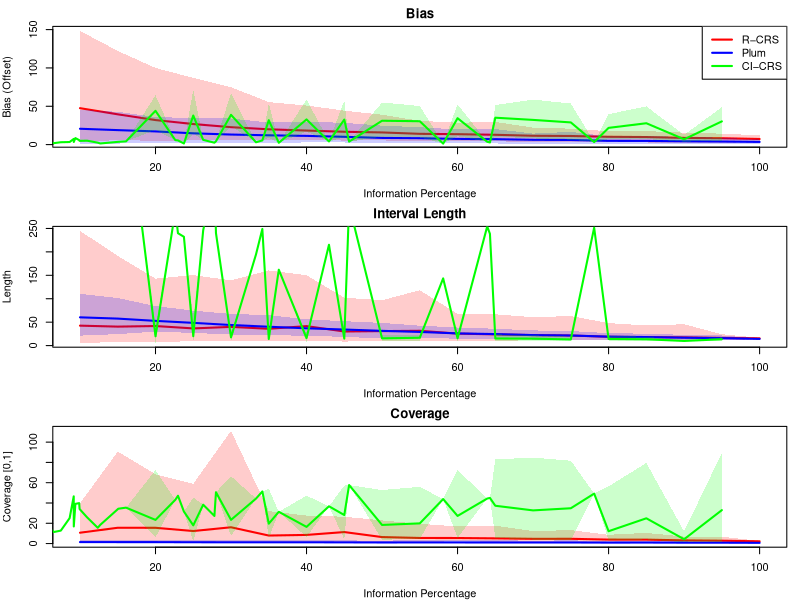

The R source for this figure:
###############################
# Authors:
# Marco A. Aquino-López 
# JASC
# Code:
# Plum comparison
###############################


rm(list = ls()) 	# clean R environment
# Read the three files
# crs <- read.table("CRS_error.txt", header = TRUE, stringsAsFactors = FALSE)
ecrs <- read.table("E_CRS.txt", header = TRUE, stringsAsFactors = FALSE)
plum <- read.table("Plum_errors_sd.txt", header = TRUE, stringsAsFactors = FALSE)

# Clean CRS
# crs <- subset(crs, !grepl("integer|numeric", crs$depth))
# crs$offset <- as.numeric(crs$offset)
# crs$core <- as.character(crs$core)
# crs$info_pct <- as.numeric(sub(".*_(\\d+)_.*", "\\1", crs$core))
# crs$interval_length <- as.numeric(crs$sd) *4
# crs$coverage_flag <- as.numeric(crs$N_offset)

# Clean Plum
plum$Accuracy <- as.numeric(plum$Accuracy)
plum$core <- as.character(plum$Names)
plum$offset <- plum$Accuracy  # For consistency
plum$info_pct <- plum$Information_percentage 
plum$coverage_flag <- as.numeric(plum$NormAccuracy)

# get crs variables
crs <- data.frame(
  info_pct = plum$info_pct,
  offset = plum$CRS_Accuracy,
  interval_length = plum$CRS_Precision,
  coverage_flag = plum$CRS_NormAccuracy
)



# Clean E-CRS
ecrs <- subset(ecrs, !grepl("integer|numeric", ecrs$depths))
ecrs$offset <- as.numeric(ecrs$offset)
ecrs$core <- as.character(ecrs$X)
ecrs$interval_length <- as.numeric(ecrs$sd) * 4
ecrs$coverage_flag <- as.numeric(ecrs$N_offset)



# Function to compute mean and 95% CI for each info_pct level
get_summary_var <- function(df, group_var = "info_pct", target_var) {
  # Ensure inputs are valid
  if (!all(c(group_var, target_var) %in% names(df))) {
    stop("Both group_var and target_var must be column names in df")
  }

  # Build grouping + target variable frame
  group_values <- df[[group_var]]
  target_values <- df[[target_var]]

  # Aggregate using quantiles
  summary_list <- aggregate(target_values, by = list(group = group_values), FUN = function(x) {
    m <- mean(x, na.rm = TRUE)
    q <- quantile(x, probs = c(0.025, 0.975), na.rm = TRUE)
    c(mean = m, lower = q[1], upper = q[2])
  })

  # Flatten the matrix output into columns
  summary_df <- do.call(data.frame, summary_list)
  colnames(summary_df) <- c("info_pct", "mean", "lower", "upper")

  return(summary_df)
}

# For Bias
crs_bias_summary <- get_summary_var(crs, target_var = "offset")
plum_bias_summary <- get_summary_var(plum, target_var = "Accuracy")
ecrs_bias_summary <- get_summary_var(ecrs, target_var = "offset")

# For Interval Length
crs_length_summary <- get_summary_var(crs, target_var = "interval_length")
plum_length_summary <- get_summary_var(plum, target_var = "Precision")
ecrs_length_summary <- get_summary_var(ecrs, target_var = "interval_length")

# For Coverage
crs_coverage_summary <- get_summary_var(crs, target_var = "coverage_flag")
plum_coverage_summary <- get_summary_var(plum, target_var = "coverage_flag")
ecrs_coverage_summary <- get_summary_var(ecrs, target_var = "coverage_flag")


plot_with_band <- function(summary_df, col, add = FALSE, main = "", ylab = "", xlab = "Information Percentage") {
  if (!add) {
    plot(NULL,
         xlim = range(summary_df$info_pct),
         ylim = range(c(summary_df$lower, summary_df$upper), na.rm = TRUE),
         xlab = xlab, ylab = ylab, main = main)
  }
  polygon(
    c(summary_df$info_pct, rev(summary_df$info_pct)),
    c(summary_df$lower, rev(summary_df$upper)),
    col = col, border = NA
  )
  lines(summary_df$info_pct, summary_df$mean, col = substr(col, 1, 7), lwd = 2)
}







par(mfrow = c(3, 1), mar = c(4, 4, 2, 1))

## 1. Bias plot
plot_with_band(crs_bias_summary, rgb(1, 0, 0, 0.2), main = "Bias", ylab = "Bias (Offset)")
plot_with_band(plum_bias_summary, rgb(0, 0, 1, 0.2), add = TRUE)
plot_with_band(ecrs_bias_summary, rgb(0, 1, 0, 0.2), add = TRUE)
legend("topright", legend = c("R−CRS", "Plum", "CI−CRS"), col = c("red", "blue", "green"), lwd = 2)

## 2. Interval length
plot_with_band(crs_length_summary, rgb(1, 0, 0, 0.2), main = "Interval Length", ylab = "Length")
plot_with_band(plum_length_summary, rgb(0, 0, 1, 0.2), add = TRUE)
plot_with_band(ecrs_length_summary, rgb(0, 1, 0, 0.2), add = TRUE)
# legend("topright", legend = c("R−CRS", "Plum", "CI−CRS"), col = c("red", "blue", "green"), lwd = 2)

## 3. Coverage
plot_with_band(crs_coverage_summary, rgb(1, 0, 0, 0.2), main = "Coverage", ylab = "Coverage [0,1]")
plot_with_band(plum_coverage_summary, rgb(0, 0, 1, 0.2), add = TRUE)
plot_with_band(ecrs_coverage_summary, rgb(0, 1, 0, 0.2), add = TRUE)
# legend("bottomright", legend = c("R−CRS", "Plum", "CI−CRS"), col = c("red", "blue", "green"), lwd = 2)
